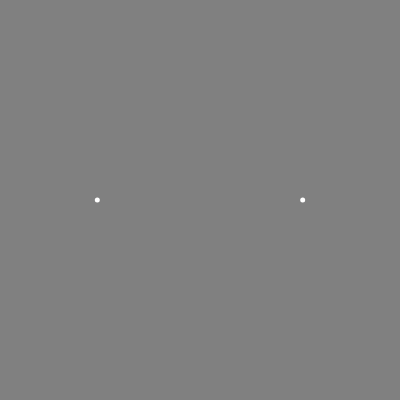
Frame 1 (no input)
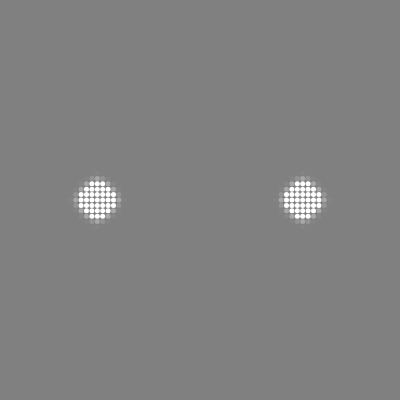
Frame 60 (no input)
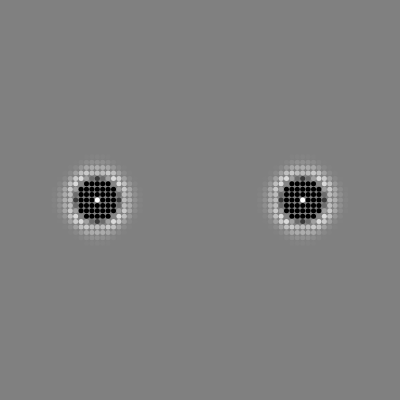
Frame 120 (the mouse pressed at the canvas centre since frame 60)

The p5.js sketch that drew these frames (run headless with seeded random() and noise() and a simulated clock; from frame 60 on, the mouse is pressed at the canvas centre):

// p5.js sketch
// ── sketch.js
let size = 10
let oscs = []
let chainLen = 75
let dx = 2 * size / (chainLen - 1) || 0
let eq = 0
let k = 10
let c1
let c2

function setup() {
  createCanvas(400, 400);
  for (let r = 0; r < chainLen; r++) {
    let row = []
    for (let c = 0; c < chainLen; c++) {
      x = c * dx - size
      y = r * dx - size
      row.push(new Oscillator(x, y))
    }
    oscs.push(row)
  }
  random(oscs).v = 400
  // random(oscs).v = -200
  c1 = color(0)
  c2 = color(255)
}

function draw() {
  if(millis()<1000){
    left = floor(chainLen*.25)
    right = floor(chainLen*.75)
    mid = floor(chainLen*.50)
    oscs[mid][left].v = 750
    oscs[mid][right].v = 750
  }
  background(128);
  //ground first and last
  // oscs[0][0].hooke(eq, k)
  // if (oscs.length > 1) {
  //   oscs[oscs.length - 1][oscs.length - 1].hooke(eq, k)
  // }
  //TODO anchor corners
  // hookes
  for (let r = 0; r < chainLen; r++) {
    for (let c = 0; c < chainLen; c++) {
      let neighbors = []
      if (r + 1 < chainLen) {
        neighbors.push(oscs[r + 1][c])
      }
      if (r - 1 > -1) {
        neighbors.push(oscs[r - 1][c])
      }
      if (c - 1 > -1) {
        neighbors.push(oscs[r][c - 1])
      }
      if (c + 1 < chainLen) {
        neighbors.push(oscs[r][c + 1])
      }
      for (let neighbor of neighbors) {
        oscs[r][c].hooke(neighbor.h, k)
      }
      oscs[r][c].hooke(eq, k)
      // oscs[r][c].hooke(eq, k)
    }
  }

  // for(let i = 1;i<chainLen;i++){
  //   oscs[i].hooke(oscs[i-1].h,k)
  //   oscs[i-1].hooke(oscs[i].h,k)
  //   let pp1 = oscs[i].toPixel()
  //   let pp2 = oscs[i-1].toPixel()
  //   strokeWeight(2)
  //   stroke(255)
  //   // line(pp1.x,pp1.y,pp2.x,pp2.y)
  // }
  // updates and shows
  for (let r = 0; r < chainLen; r++) {
    for (let c = 0; c < chainLen; c++) {
      oscs[r][c].update()
      oscs[r][c].show()
    }
  }
}

function Oscillator(x, y, h, v) {
  this.x = x || 0
  this.y = y || 0
  this.h = h || 0
  this.v = v || 0
  this.a = 0
  this.m = 1
  this.hooke = function(eq, k) {
    let F = eq - this.h
    this.a += F * k / this.m
  }
  this.show = function() {
    strokeWeight(5)
    let p = createVector(this.x, this.y)
    let pp = toPixel(p)
    let amt = map(this.h, -size, size, 0, 1)
    let color = lerpColor(c1, c2, amt)
    stroke(color)
    point(pp.x, pp.y)
  }
  this.toPixel = function() {
    let p = createVector(this.x, this.h)
    return toPixel(p)
  }
  this.update = function() {
    this.v += this.a / 60.0
    this.h += this.v / 60.0
    this.a = 0
  }
}

function toPixel(v) {
  let x = v.x
  let y = v.y
  x = map(x, -size, size, 0, width)
  y = map(y, -size, size, height, 0)
  return createVector(x, y)
}

function toCoord(v) {
  let x = v.x
  let y = v.y
  x = map(x, 0, width, -size, size)
  y = map(y, height, 0, -size, size)
  return createVector(x, y)
}
//TODO click and drag eq to make mouse generated waves
//TODO 2D lattice with hue instead of height (no 3D needed)
